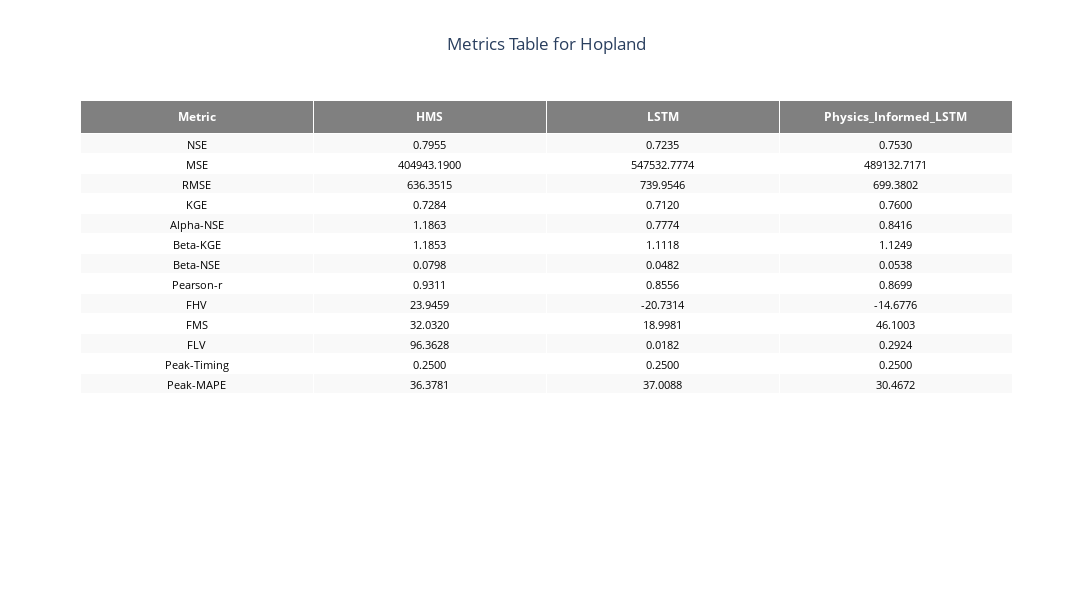

This figure's notebook cell:
### Code cell
hopland_table = create_metrics_table(hopland_metrics_df, "Metrics Table for Hopland")
hopland_table.show()

### Figure 1 — Plotly figure (JSON) as saved in the notebook; plotly's stock layout.template omitted (floating-point values rounded to 4 significant figures)
{"data": [{"cells": {"align": "center", "fill": {"color": [["#F9F9F9", "#FFFFFF", "#F9F9F9", "#FFFFFF", "#F9F9F9", "#FFFFFF", "#F9F9F9", "#FFFFFF", "#F9F9F9", "#FFFFFF", "#F9F9F9", "#FFFFFF", "#F9F9F9", "#F9F9F9", "#FFFFFF", "#F9F9F9", "#FFFFFF", "#F9F9F9", "#FFFFFF", "#F9F9F9", "#FFFFFF", "#F9F9F9", "#FFFFFF", "#F9F9F9", "#FFFFFF", "#F9F9F9", "#F9F9F9", "#FFFFFF", "#F9F9F9", "#FFFFFF", "#F9F9F9", "#FFFFFF", "#F9F9F9", "#FFFFFF", "#F9F9F9", "#FFFFFF", "#F9F9F9", "#FFFFFF", "#F9F9F9"]]}, "font": {"color": "black", "size": 11}, "format": [null, ".4f", ".4f", ".4f"], "values": [["NSE", "MSE", "RMSE", "KGE", "Alpha-NSE", "Beta-KGE", "Beta-NSE", "Pearson-r", "FHV", "FMS", "FLV", "Peak-Timing", "Peak-MAPE"], [0.7955, 404900.0, 636.4, 0.7284, 1.186, 1.185, 0.07985, 0.9311, 23.95, 32.03, 96.36, 0.25, 36.38], [0.7235, 547500.0, 740.0, 0.712, 0.7774, 1.112, 0.04818, 0.8556, -20.73, 19.0, 0.01818, 0.25, 37.01], [0.753, 489100.0, 699.4, 0.76, 0.8416, 1.125, 0.05382, 0.8699, -14.68, 46.1, 0.2924, 0.25, 30.47]]}, "header": {"align": "center", "fill": {"color": "grey"}, "font": {"color": "white", "size": 12}, "values": ["<b>Metric</b>", "<b>HMS</b>", "<b>LSTM</b>", "<b>Physics_Informed_LSTM</b>"]}, "type": "table"}], "layout": {"height": 600, "title": {"text": "Metrics Table for Hopland", "x": 0.5}, "width": 1200}}
